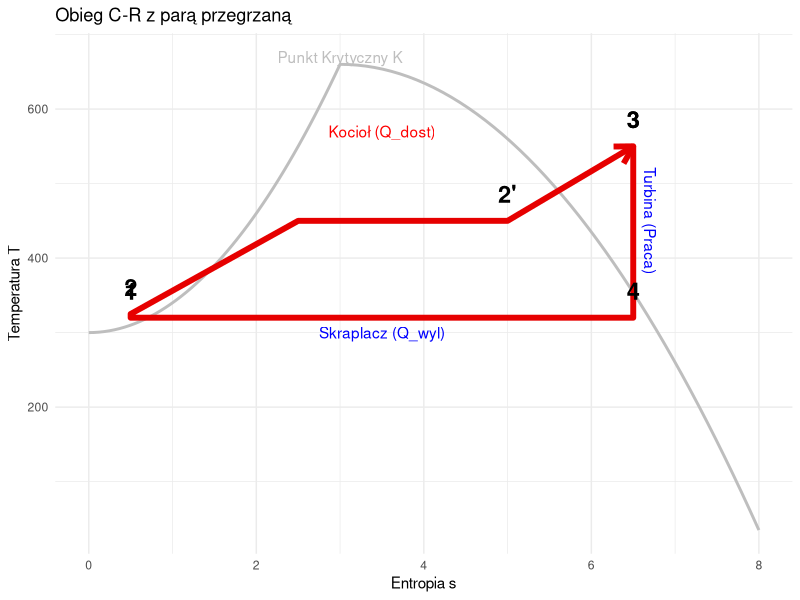

Write the R code that produced this figure.
## ---- chunk 1
#| label: rankine-ts
#| echo: false
#| fig-width: 10
#| fig-height: 5

library(ggplot2)

# 1. Saturation Dome
s_liq <- seq(0, 3, length.out=50)
t_liq <- 300 + s_liq^2 * 40
s_vap <- seq(3, 8, length.out=50)
t_vap <- 660 - (s_vap-3)^2 * 25
dome <- data.frame(s=c(s_liq, rev(s_vap)), t=c(t_liq, rev(t_vap)))

# 2. Cycle Points (Approximate)
# 1-2: Expansion in Turbine (Isentropic)
s3 <- 6.5; t3 <- 550 # Inlet Turbine (Superheated)
s4 <- 6.5; t4 <- 320 # Outlet Turbine (Wet Steam)

# 4-1: Condensation (Isobaric/Isothermal inside dome)
s1 <- 0.5; t1 <- 320 # Liquid water at condenser pressure

# 1-2: Pump (Isentropic compression - vertical up)
s2 <- 0.5; t2 <- 325 # Slightly higher temp after pump

# 2-3: Heating in Boiler (Isobaric)
# Follows liquid line up to saturation, then across, then up
s_heat <- c(0.5, 2.8, 6.5)
t_heat <- c(325, 550, 550) # Simplified isobar

cycle <- data.frame(
  s = c(s3, s4, s1, s2, 2.5, 5, s3),
  t = c(t3, t4, t1, t2, 450, 450, t3),
  label = c("3", "4", "1", "2", "", "2'", "3")
)

ggplot() +
  # Dome
  geom_line(data=dome, aes(x=s, y=t), color="grey", size=1) +
  geom_text(aes(x=3, y=670, label="Punkt Krytyczny K"), color="grey") +
  
  # Cycle
  geom_path(data=cycle, aes(x=s, y=t), color="#e60000", size=2, arrow=arrow(length=unit(0.5,"cm"))) +
  geom_text(data=cycle, aes(x=s, y=t, label=label), vjust=-1, size=6, fontface="bold") +
  
  annotate("text", x=6.7, y=450, label="Turbina (Praca)", color="blue", angle=-90) +
  annotate("text", x=3.5, y=300, label="Skraplacz (Q_wyl)", color="blue") +
  annotate("text", x=3.5, y=570, label="Kocioł (Q_dost)", color="red") +
  
  labs(title="Obieg C-R z parą przegrzaną", x="Entropia s", y="Temperatura T") +
  theme_minimal()
